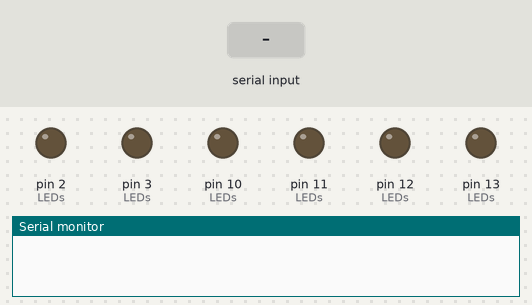
The sketch below on a simulated Arduino Uno, built with avr-gcc and run on an emulated ATmega328P. Shown: output pins drawn as LEDs (lit = HIGH), the last lines printed to the serial monitor. The inputs (shaded band) are chosen by the test bench. Pins used as bus, display or sensor lines are not drawn.

Above: at 1.2 s.
1.3 s: "90\n" received over Serial
At 1.7 s:
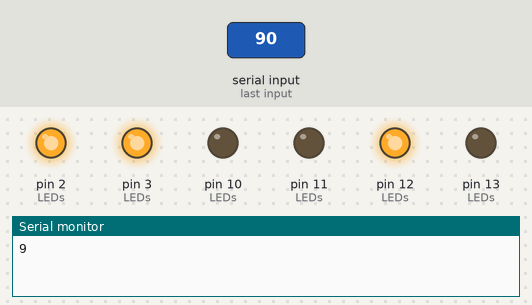
4.3 s: "30,150\n" received over Serial
At 5.9 s:
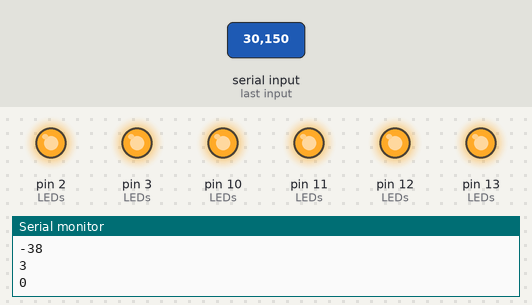
9.8 s: "200\n" received over Serial
At 11.7 s:
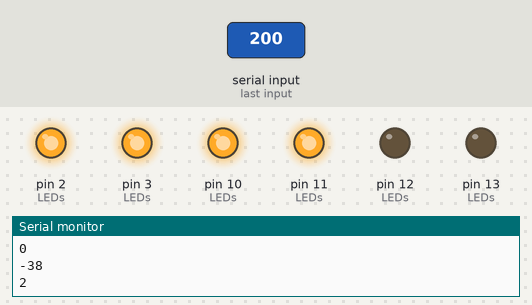
12.8 s: "90,45\n" received over Serial
At 16.0 s:
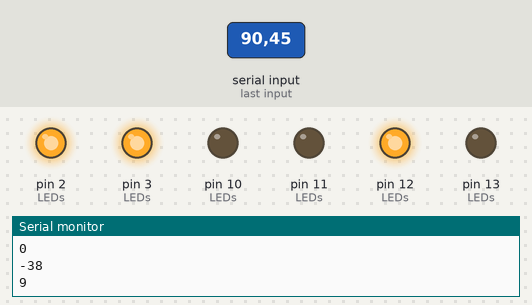
Timing chart, 0 to 16.8 s (numbered marks = the images above; inputs shaded):
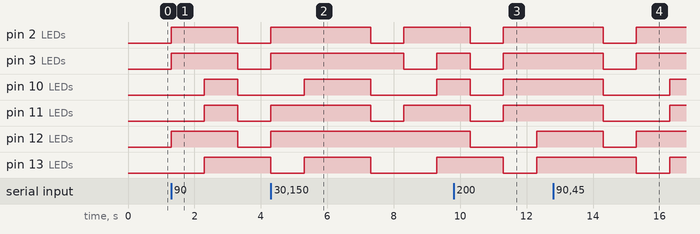

The sketch:

printNum.ino
```cpp
const int LEDs[2][4] = {{0, 1, 2, 3},
            {10, 11, 12, 13}};

int num[][2][4] = {{{0,1,1,1}, {1,1,1,1}}, // 0
           {{0,0,0,1}, {0,0,1,0}}, // 1
           {{1,0,1,1}, {1,1,0,0}}, // 2
           {{1,0,1,1}, {0,1,1,0}}, // 3
           {{1,1,0,1}, {0,0,1,0}}, // 4
           {{1,1,1,0}, {0,1,1,0}}, // 5
           {{1,1,1,0}, {1,1,1,0}}, // 6
           {{0,0,1,1}, {0,0,1,0}}, // 7
           {{1,1,1,1}, {1,1,1,0}}, // 8
           {{1,1,1,1}, {0,0,1,0}}}; //9

void setup(){  // definir si la variable es de entrada // o salida.
  Serial.begin(9600); //Inicializo el puerto serial a 9600 baudios
  for (int i=0; i<2;i++) {
    for (int j=0; j<4; j++){
      pinMode(LEDs[i][j], OUTPUT); // establecer que el pin digital es una señal de salida
    }
  }
}

void loop() {
  if (Serial.available()) {
    int c = Serial.read(); //Guardamos la lectura en una variable char
    c = c - 48;
    Serial.println(c);
    for (int i=0; i<2;i++) {
      for (int j=0; j<4; j++){
        digitalWrite(LEDs[i][j], num[c][i][j]);
      }
    }
    delay(1000);
  }
}
```

Measured:
- after the input at 1.3 s, pin 2 (LEDs), pin 3 (LEDs), pin 12 (LEDs): LOW → HIGH at once, → LOW 2.0 s later; pin 10 (LEDs), pin 11 (LEDs): LOW → HIGH after 1.0 s, → LOW 1.0 s later; pin 13 (LEDs): LOW → HIGH after 1.0 s
- after the input at 4.3 s, pin 2 (LEDs): LOW → HIGH at once, → LOW 3.0 s later, → HIGH 1.0 s later; pin 3 (LEDs): LOW → HIGH at once, → LOW 4.0 s later, → HIGH 1.0 s later
- after the input at 9.8 s, pin 13 (LEDs): HIGH → LOW after 1.5 s, → HIGH 1.0 s later
- after the input at 12.8 s, pin 13 (LEDs): HIGH → LOW after 2.5 s, → HIGH 1.0 s later
